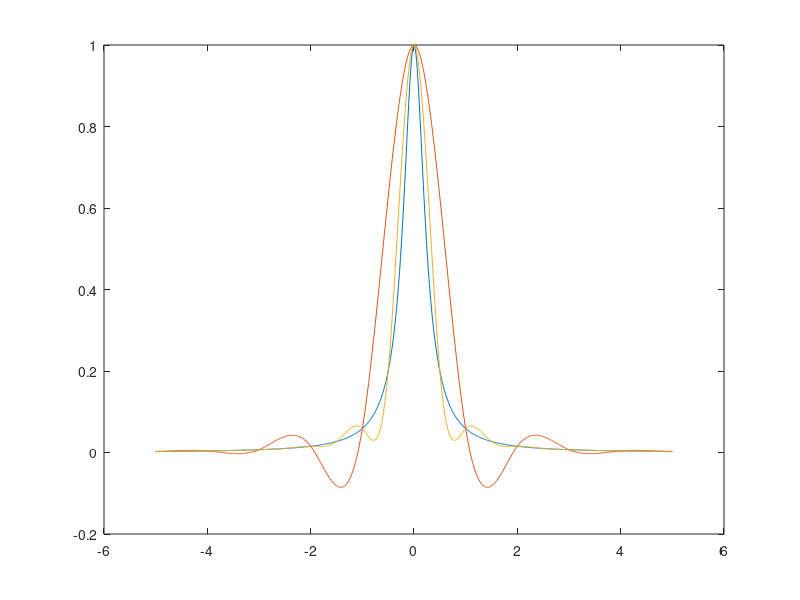

MATLAB code to generate this figure:
X = [-5: 0.01: 5];
Y = 1 ./ (1 + 16 * X .^ 2);

x1 = [-5: 1: 5];
x2 = [-5: 0.5: 5];

y1 = 1 ./ (1 + 16 * x1 .^ 2);
y2 = 1 ./ (1 + 16 * x2 .^ 2);

s1 = load("s0.txt");
s2 = load("s1.txt");

for i = 1 : 10
    x = X((i - 1) * 100 + 1 : i * 100);
    sy1((i - 1) * 100 + 1 : i * 100) = s1(i, 4) * x .^ 3 + s1(i, 3) * x .^ 2 + s1(i, 2) * x + s1(i, 1);
end

for i = 1 : 20
    x = X((i - 1) * 50 + 1 : i * 50);
    sy2((i - 1) * 50 + 1 : i * 50) = s2(i, 4) * x .^ 3 + s2(i, 3) * x .^ 2 + s2(i, 2) * x + s2(i, 1);
end

sy1(1001) = Y(1001);
sy2(1001) = Y(1001);

plot(X, Y);
hold on;
plot(X, sy1);
plot(X, sy2);